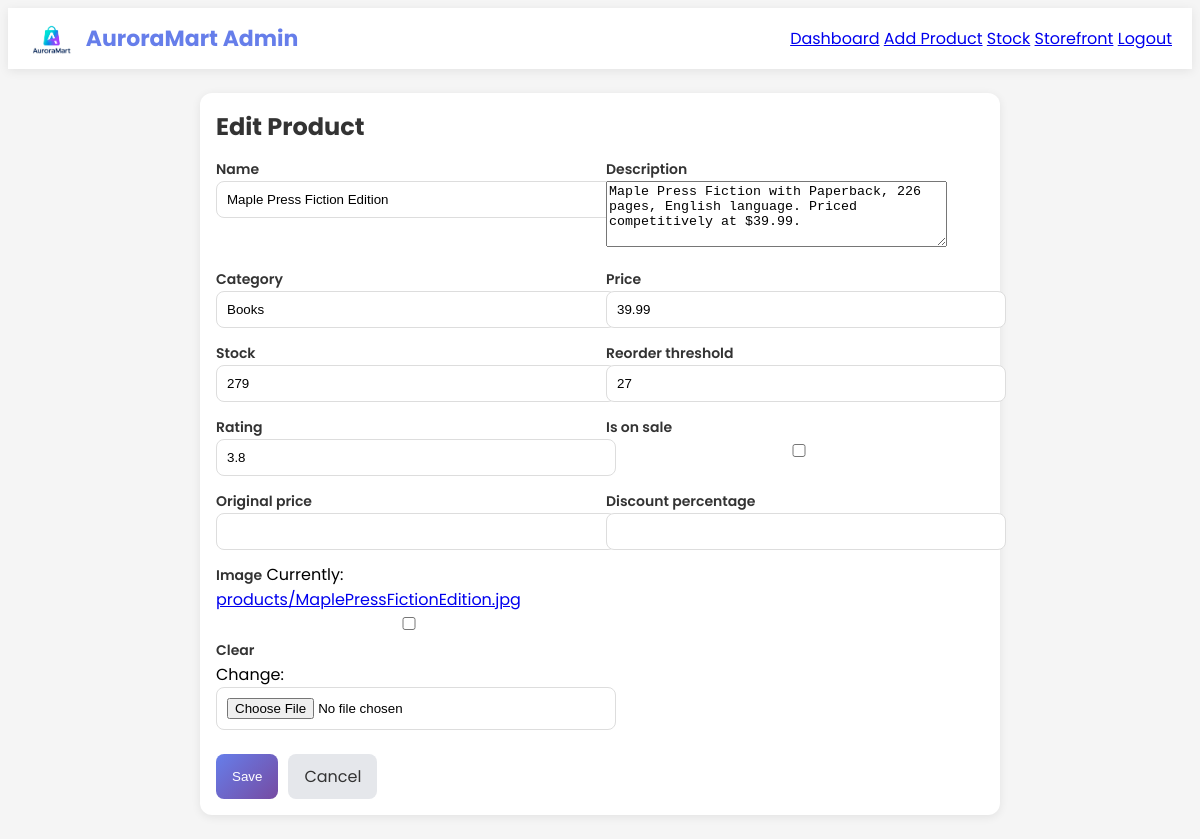
Screenshot of /adminpanel/edit/148/ (signed in) with the database file from the repository.
### storefront/models.py (models this page shows, shortened)
class Product(models.Model):
    name = models.CharField(max_length=255)
    description = models.TextField(blank=True, null=True)
    category = models.CharField(max_length=100)
    price = models.DecimalField(max_digits=10, decimal_places=2)
    stock = models.IntegerField(default=0)
    reorder_threshold = models.IntegerField(default=10)
    rating = models.DecimalField(max_digits=3, decimal_places=1, null=True, blank=True)
    image = models.ImageField(upload_to='products/', blank=True, null=True)
    created_at = models.DateTimeField(auto_now_add=True)
    updated_at = models.DateTimeField(auto_now=True)
    is_on_sale = models.BooleanField(default=False)
    original_price = models.DecimalField(max_digits=10, decimal_places=2, null=True, blank=True)
    discount_percentage = models.IntegerField(null=True, blank=True)
    class Meta:
        ordering = ['-created_at']

### adminpanel/views.py (the view)
# urls.py: path('edit/<int:product_id>/', views.edit_product, name='admin_edit_product'),
@login_required
@user_passes_test(staff_required)
def edit_product(request, product_id):
    product = get_object_or_404(Product, id=product_id)
    if request.method == 'POST':
        form = ProductForm(request.POST, request.FILES, instance=product)
        if form.is_valid():
            form.save()
            messages.success(request, 'Product updated successfully!')
            return redirect('adminpanel:admin_dashboard')
    else:
        form = ProductForm(instance=product)
    return render(request, 'adminpanel/edit_product.html', {'form': form, 'product': product})

### adminpanel/forms.py
class ProductForm(forms.ModelForm):
    class Meta:
        model = Product
        fields = [
            'name',
            'description',
            'category',
            'price',
            'stock',
            'reorder_threshold',
            'rating',
            'is_on_sale',
            'original_price',
            'discount_percentage',
            'image',
        ]
        widgets = {
            'description': forms.Textarea(attrs={'rows': 4}),
        }

### adminpanel/views.py (called while the page is built)
def staff_required(user):
    return user.is_authenticated and (user.is_staff or user.is_superuser)

### adminpanel/templates/adminpanel/edit_product.html (shortened to what this page needs)
<!DOCTYPE html>
<html lang="en">
<head>
    {% load static %}
</head>
<body>
    <header>
        <nav>
            <a href="{% url 'storefront:index' %}" class="logo">
                <img src="{% static 'img/auroramart_logo.png' %}" alt="AuroraMart" style="height:32px"> AuroraMart Admin
            </a>
            <div class="nav-links">
                <a href="{% url 'adminpanel:admin_dashboard' %}">Dashboard</a>
                <a href="{% url 'adminpanel:admin_add_product' %}">Add Product</a>
                <a href="{% url 'adminpanel:admin_stock' %}">Stock</a>
                <a href="{% url 'storefront:index' %}">Storefront</a>
                <a href="{% url 'accounts:logout' %}">Logout</a>
            </div>
        </nav>
    </header>
    <div class="container">
        <div class="card">
            <h2 style="margin:0 0 12px 0; color:#333">Edit Product</h2>
            <form method="post" enctype="multipart/form-data" class="grid">
                {% for field in form %}
                <div>
                    <label>{{ field.label }}</label>
                    {{ field }}
                </div>
                {% endfor %}
                <div style="grid-column: 1 / -1" class="actions">
                    <button type="submit" class="btn-primary">Save</button>
                    <a class="btn-primary" style="background:#e5e7eb; color:#333; text-decoration:none;" href="{% url 'adminpanel:admin_dashboard' %}">Cancel</a>
                </div>
            </form>
        </div>
    </div>
</body>
</html>

### adminpanel/templates/adminpanel/edit_product.html (style rules this page uses)
body { font-family: 'Poppins', sans-serif; background: #f5f5f5; }
header { background: white; box-shadow: 0 2px 10px rgba(0,0,0,0.08); }
nav { max-width: 1200px; margin: 0 auto; display: flex; align-items: center; justify-content: space-between; padding: 14px 20px; }
.logo { color: #667eea; font-weight: 700; font-size: 22px; text-decoration: none; display: flex; align-items: center; gap: 10px; }
.container { max-width: 800px; margin: 24px auto; padding: 0 20px; }
.card { background: white; border-radius: 12px; padding: 16px; box-shadow: 0 2px 10px rgba(0,0,0,0.08); }
.grid { display: grid; grid-template-columns: repeat(2, 1fr); gap: 12px; }
label { font-weight: 600; color: #333; font-size: 14px; }
input { width: 100%; padding: 10px; border: 1px solid #ddd; border-radius: 8px; }
.btn-primary { background: linear-gradient(135deg, #667eea 0%, #764ba2 100%); color: white; padding: 10px 16px; border-radius: 8px; border: none; cursor: pointer; }
.actions { display:flex; gap:10px; margin-top: 12px; }

### rows the page displays
Product: form "Maple Press Fiction Edition" "Maple Press Fiction with Paperback, 226 pages, English language. Priced competitively at $39.99." "Books" "39.99" "279" "27" "3.8"

### other values shown
{{ field.label }} "Name" "Description" "Category" "Price" "Stock" "Reorder threshold" "Rating" "Is on sale" "Original price" "Discount percentage" "Image"
